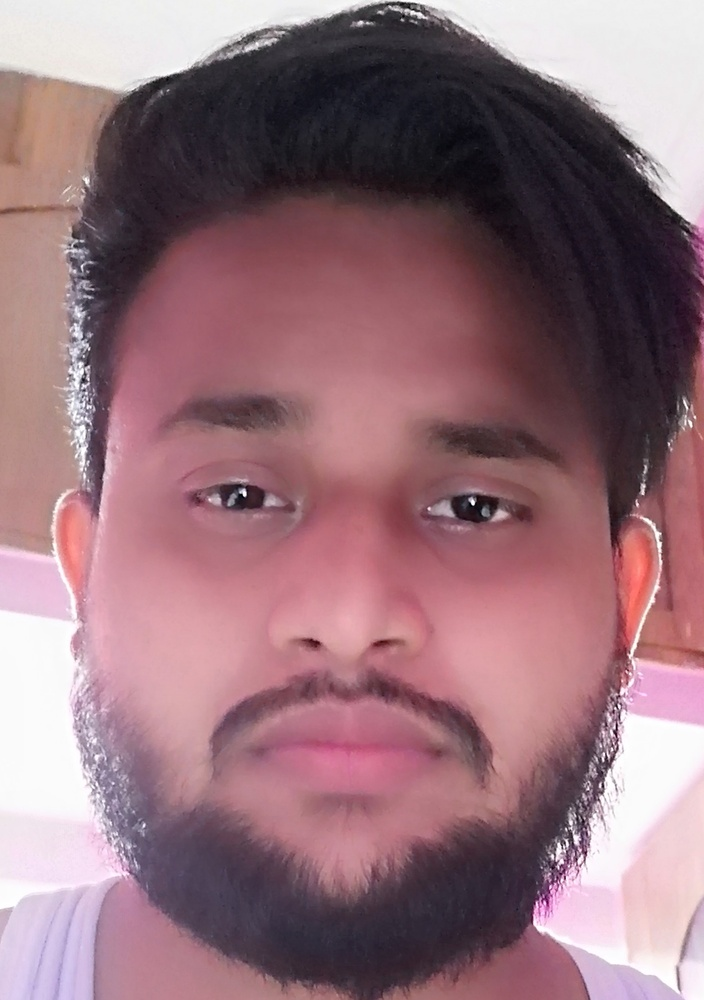
#> input picture face_recognition/research/sample_images/user.2.1.jpg, 704 x 1000 px, shrunk from 1981 x 2815 before the run
$ python single-plot.py
#> lines starting #> are read from the running program, lines starting #| are printed output that depends on the picture
import os
import cv2
from PIL import Image
import matplotlib.pyplot as plt
import numpy as np

BASE_DIR = os.path.dirname(os.path.abspath(__file__))
image = cv2.imread(BASE_DIR + "/sample_images/user.2.1.jpg")
#> image is the input picture: shape (1000, 704, 3); mean B, G, R 122.7, 114, 149.2
gray_img = cv2.cvtColor(image, cv2.COLOR_BGR2GRAY)
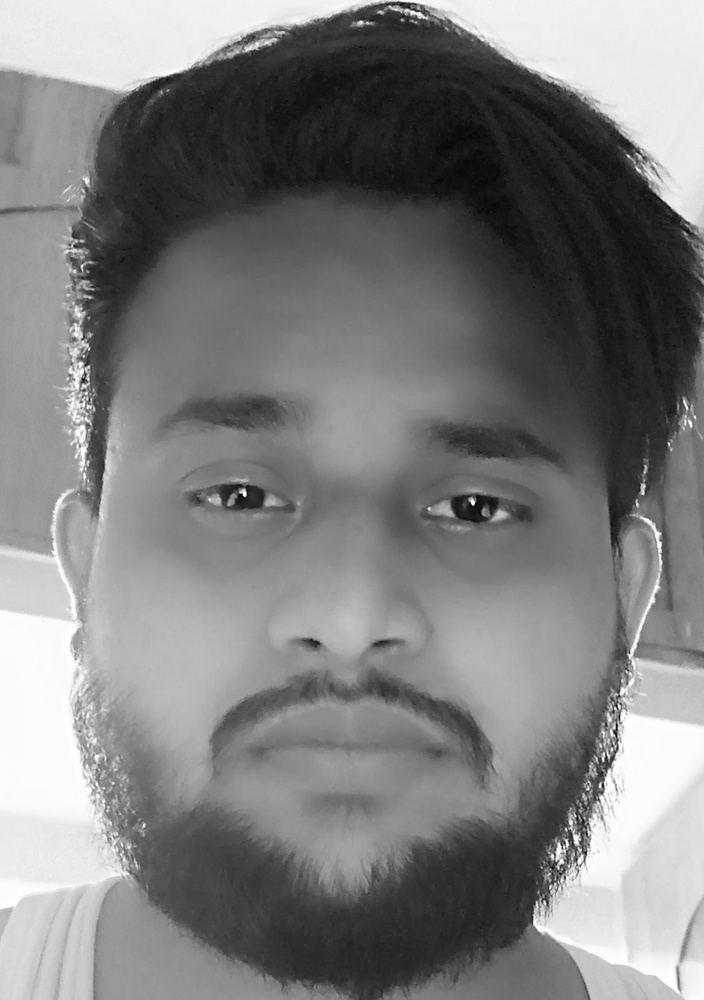
#> gray_img: shape (1000, 704); min 1, max 255, mean 125.5

def Binary_pattern(im):                               # creating function to get local binary pattern
    img= np.zeros_like(im)
    n=3
    for i in range(0,im.shape[0]-n):
      for j in range(0,im.shape[1]-n):
            x  = im[i:i+n,j:j+n]
            center = x[1,1]
            img1 = (x >= center)*1.0
            img1_vector = img1.T.flatten()
            img1_vector = np.delete(img1_vector,4)

            digit = np.where(img1_vector)[0]

            if len(digit) >= 1:
                num = np.sum(2**digit)
            else:
                num = 0
            img[i+1,j+1] = num
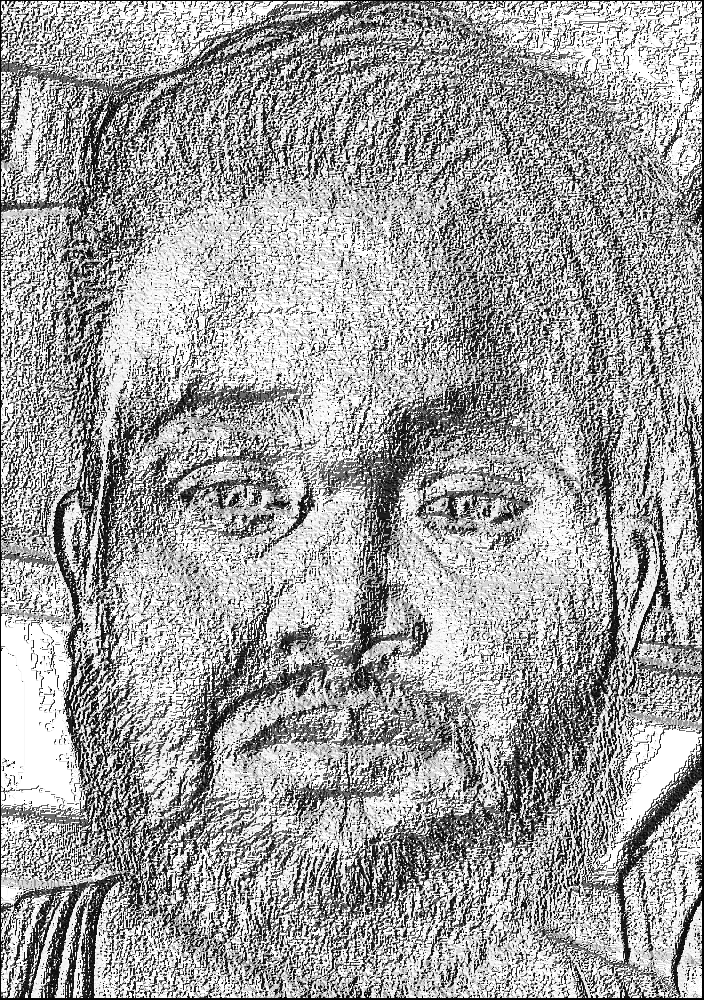
#> img: shape (1000, 704); min 0, max 255, mean 160.2
    return(img)
imgLBP_1=Binary_pattern(gray_img)
vectorLBP_1 = imgLBP_1.flatten()
fig_1=plt.figure(figsize=(20,8))
ax_1  = fig_1.add_subplot(1,3,1)
ax_1.imshow(gray_img)
ax_1.set_title("Gray Scale")
ax_1  = fig_1.add_subplot(1,3,2)
ax_1.imshow(imgLBP_1,cmap="gray")
ax_1.set_title("LBP Converted Image")
ax_1  = fig_1.add_subplot(1,3,3)
freq,lbp, _ = ax_1.hist(vectorLBP_1,bins=2**8)
#> freq = 256 values, max 116915 at index 255, min 3 at index 165, mean 2750; lbp = 257 values from 0 to 255
ax_1.set_ylim(0,500000)
lbp = lbp[:-1]
#> lbp = 256 values from 0 to 254

## print the LBP values when frequencies are high
largeTF = freq > 10000
for x, fr in zip(lbp[largeTF],freq[largeTF]):
    ax_1.text(x,fr, "{:6.0f}".format(x),color="magenta")
#> this loop made 26 passes
#> (x, fr) on passes 1 to 12: (0, 15662), (14.94, 13379), (21.91, 10205), (22.91, 14550), (30.88, 19067), (42.83, 10936), (46.82, 10441), (62.75, 10882), (104.6, 12026), (106.6, 15059), (126.5, 10284), (149.4, 14681)
ax_1.set_title("LBP Histogram")
plt.show()
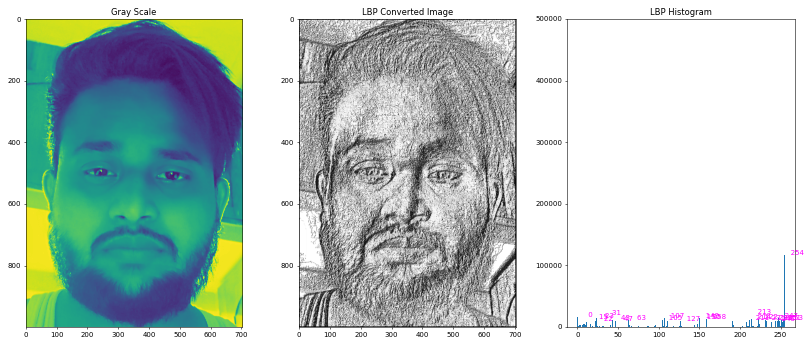
#> figure drawn by matplotlib, 3 panels; panel 3: tallest bar 116915 high, from x = 254 to 255
fig_1.savefig(BASE_DIR + '/plot_images_test/hist_plot_test1.png')
